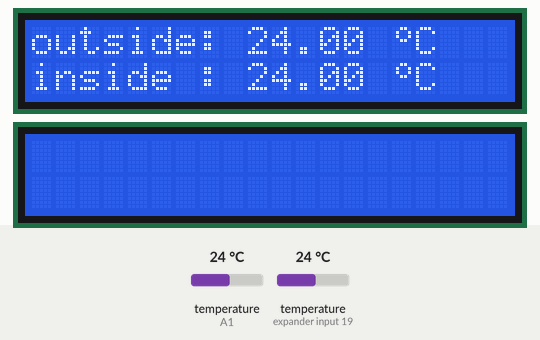
Simulated run of this sketch. Board: Arduino Uno, built with avr-gcc and run on an emulated ATmega328P. Shown: 2 × 20×2 character LCD. Inputs (shaded band) come from the test bench; at power-on: temperature (sensors on A1, expander input 19) 24 °C.

Above: at 1.3 s.
1.4 s: temperature (sensor on A1) set to 12 °C
At 2.9 s:
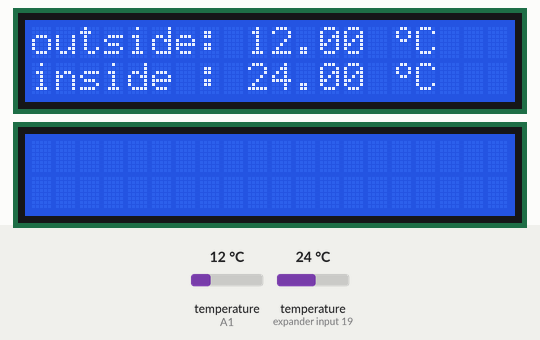
3.3 s: temperature (sensor on expander input 19) set to 12 °C
At 4.0 s:
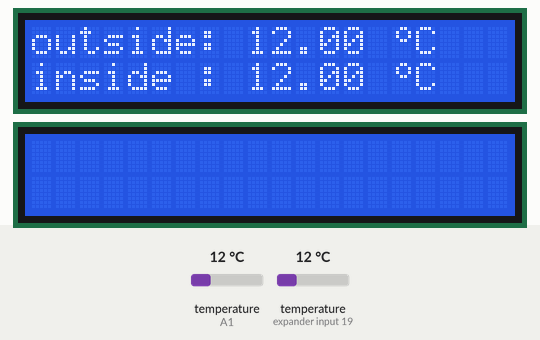
5.0 s: temperature (sensor on A1) set to 19 °C
At 6.3 s:
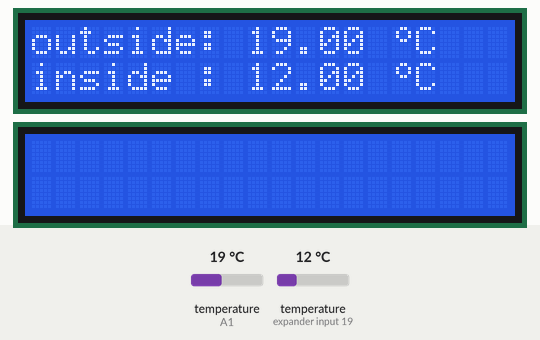
6.8 s: temperature (sensor on expander input 19) set to 19 °C
At 7.4 s:
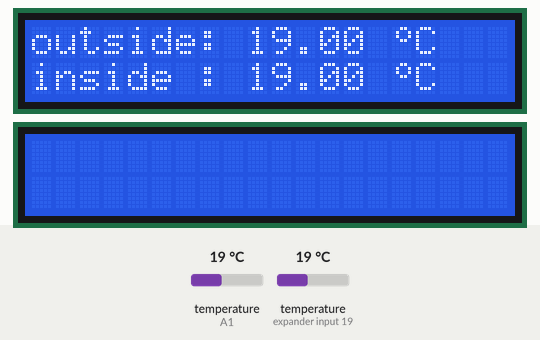
8.5 s: temperature (sensor on A1) set to 28 °C
At 9.7 s:
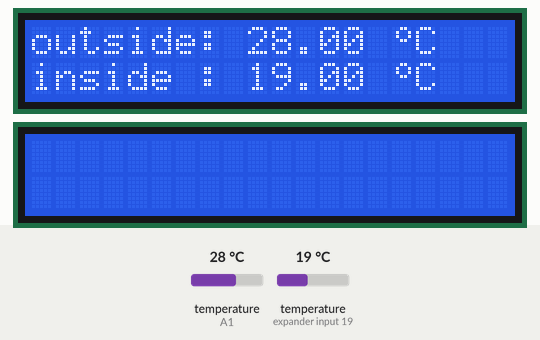
10.3 s: temperature (sensor on expander input 19) set to 28 °C
At 10.9 s:
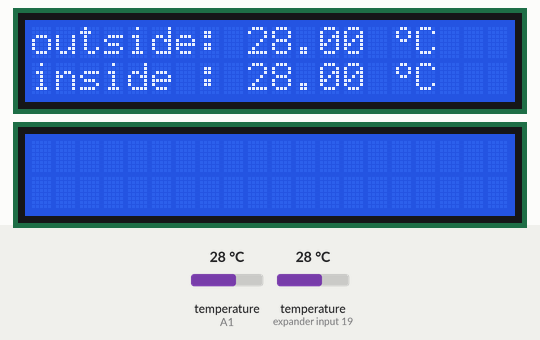
Timing chart, 0 to 13.1 s (numbered marks = the images above; inputs shaded):
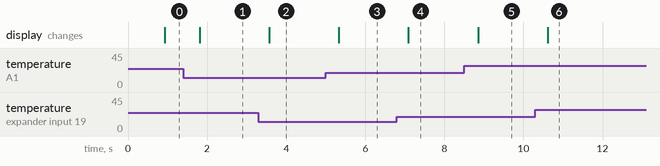

Measured:
- after the input at 1.4 s, the display: changes after 0.41 s (image 1)
- after the input at 3.3 s, the display: changes after 0.27 s (image 2)
- after the input at 5.0 s, the display: changes after 0.33 s (image 3)
- after the input at 6.8 s, the display: changes after 0.29 s (image 4)
- after the input at 8.5 s, the display: changes after 0.35 s (image 5)
- after the input at 10.3 s, the display: changes after 0.31 s (image 6)

The sketch:

arduino_code.ino
```cpp
#include <OneWire.h>
#include <DallasTemperature.h>
#define ONE_WIRE_BUS A1
OneWire oneWire(ONE_WIRE_BUS);
DallasTemperature sensors(&oneWire);
#include <LiquidCrystalRus.h>
LiquidCrystalRus lcd0(2, 3, 4, 5, 6, 7);
LiquidCrystalRus lcd1(8, 9, 10, 11, 12, 13);
float t1, t2, t1Old, t2Old;
String oldTime = "";
String newTime = "";
String row0 = "";
String row1 = "";

byte temp[8] = {
  B00110,
  B01001,
  B01001,
  B00110,
  B00000,
  B00000,
  B00000,
};

void setup(void)
{
  sensors.begin();
  Serial.begin(2000000);
  lcd1.createChar(0, temp);
  lcd1.begin(20, 2);
   lcd0.begin(20, 2);
 t1Old = t2Old = 0;


}

void loop(void)
{

  if (Serial.available() > 0) {
     newTime = Serial.readString();
     if (Serial.read() and oldTime != newTime){
        oldTime = newTime;
        lcd0.clear();
        for (int i = 0; i < newTime.indexOf("|"); i++){
          row0 += newTime[i];
        }
        lcd0.setCursor(0,0);
        lcd0.print(row0);
        for (int i = newTime.indexOf("|") + 2; i < newTime.length(); i++){
          row1 += newTime[i];
        }
        lcd0.setCursor(0,1);
        lcd0.print(row1);
        row1 = row0 = "";
     }
  }

  sensors.requestTemperatures();
  t1 = sensors.getTempCByIndex(0);
  t2 = sensors.getTempCByIndex(1);
  if (t1 != t1Old or t2 !=t2Old){
    t1Old = t1;
    t2Old = t2;
    lcd1.clear();
    lcd1.setCursor(0,0);
    lcd1.write("outside: ");
    lcd1.print(t1);
    lcd1.write(" ");
    lcd1.write(byte(0));
    lcd1.write("C");
    lcd1.setCursor(0,1);
    lcd1.write("inside : ");
    lcd1.print(t2);
    lcd1.write(" ");
    lcd1.write(byte(0));
    lcd1.write("C");
  }


  delay(100);
}
```
